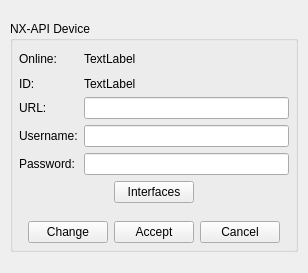
<?xml version="1.0" encoding="UTF-8"?>
<ui version="4.0">
 <class>VMTDNxApiDeviceForm</class>
 <widget class="QWidget" name="VMTDNxApiDeviceForm">
  <property name="geometry">
   <rect>
    <x>0</x>
    <y>0</y>
    <width>308</width>
    <height>273</height>
   </rect>
  </property>
  <property name="windowTitle">
   <string>Form</string>
  </property>
  <property name="windowIcon">
   <iconset resource="../../../resources/VMTDResources.qrc">
    <normaloff>:/favicon.ico</normaloff>:/favicon.ico</iconset>
  </property>
  <layout class="QHBoxLayout" name="horizontalLayout">
   <property name="spacing">
    <number>0</number>
   </property>
   <property name="leftMargin">
    <number>0</number>
   </property>
   <property name="topMargin">
    <number>0</number>
   </property>
   <property name="rightMargin">
    <number>0</number>
   </property>
   <property name="bottomMargin">
    <number>0</number>
   </property>
   <item>
    <spacer name="_7">
     <property name="orientation">
      <enum>Qt::Horizontal</enum>
     </property>
     <property name="sizeHint" stdset="0">
      <size>
       <width>27</width>
       <height>20</height>
      </size>
     </property>
    </spacer>
   </item>
   <item>
    <layout class="QVBoxLayout" name="vl_1">
     <property name="spacing">
      <number>0</number>
     </property>
     <item>
      <spacer name="_14">
       <property name="orientation">
        <enum>Qt::Vertical</enum>
       </property>
       <property name="sizeHint" stdset="0">
        <size>
         <width>20</width>
         <height>40</height>
        </size>
       </property>
      </spacer>
     </item>
     <item>
      <widget class="QWidget" name="w_1" native="true">
       <property name="minimumSize">
        <size>
         <width>306</width>
         <height>0</height>
        </size>
       </property>
       <property name="maximumSize">
        <size>
         <width>306</width>
         <height>16777215</height>
        </size>
       </property>
       <layout class="QVBoxLayout" name="verticalLayout_3">
        <item>
         <widget class="QGroupBox" name="gbNxApiDevice">
          <property name="title">
           <string>NX-API Device</string>
          </property>
          <layout class="QVBoxLayout" name="verticalLayout">
           <property name="leftMargin">
            <number>6</number>
           </property>
           <property name="topMargin">
            <number>6</number>
           </property>
           <property name="rightMargin">
            <number>6</number>
           </property>
           <property name="bottomMargin">
            <number>6</number>
           </property>
           <item>
            <widget class="QWidget" name="wMain" native="true">
             <layout class="QGridLayout" name="gridLayout">
              <property name="leftMargin">
               <number>0</number>
              </property>
              <property name="topMargin">
               <number>0</number>
              </property>
              <property name="rightMargin">
               <number>0</number>
              </property>
              <property name="bottomMargin">
               <number>0</number>
              </property>
              <item row="2" column="1">
               <widget class="QLineEdit" name="leUrl"/>
              </item>
              <item row="4" column="1">
               <widget class="QLineEdit" name="lePassword"/>
              </item>
              <item row="2" column="0">
               <widget class="QLabel" name="_6">
                <property name="text">
                 <string>URL:</string>
                </property>
               </widget>
              </item>
              <item row="3" column="0">
               <widget class="QLabel" name="_4">
                <property name="text">
                 <string>Username:</string>
                </property>
               </widget>
              </item>
              <item row="3" column="1">
               <widget class="QLineEdit" name="leUserName"/>
              </item>
              <item row="0" column="0">
               <widget class="QLabel" name="_3">
                <property name="text">
                 <string>Online:</string>
                </property>
               </widget>
              </item>
              <item row="0" column="1">
               <widget class="QLabel" name="lbOnline">
                <property name="minimumSize">
                 <size>
                  <width>0</width>
                  <height>24</height>
                 </size>
                </property>
                <property name="text">
                 <string>TextLabel</string>
                </property>
               </widget>
              </item>
              <item row="4" column="0">
               <widget class="QLabel" name="_8">
                <property name="text">
                 <string>Password:</string>
                </property>
               </widget>
              </item>
              <item row="1" column="1">
               <widget class="QLabel" name="lbId">
                <property name="text">
                 <string>TextLabel</string>
                </property>
               </widget>
              </item>
              <item row="1" column="0">
               <widget class="QLabel" name="_5">
                <property name="text">
                 <string>ID:</string>
                </property>
               </widget>
              </item>
             </layout>
            </widget>
           </item>
           <item>
            <layout class="QHBoxLayout" name="hl_1">
             <property name="topMargin">
              <number>0</number>
             </property>
             <item>
              <spacer name="_1">
               <property name="orientation">
                <enum>Qt::Horizontal</enum>
               </property>
               <property name="sizeHint" stdset="0">
                <size>
                 <width>40</width>
                 <height>20</height>
                </size>
               </property>
              </spacer>
             </item>
             <item>
              <widget class="QPushButton" name="pbInterfaces">
               <property name="text">
                <string>Interfaces</string>
               </property>
              </widget>
             </item>
             <item>
              <spacer name="_2">
               <property name="orientation">
                <enum>Qt::Horizontal</enum>
               </property>
               <property name="sizeHint" stdset="0">
                <size>
                 <width>40</width>
                 <height>20</height>
                </size>
               </property>
              </spacer>
             </item>
            </layout>
           </item>
           <item>
            <spacer name="_11">
             <property name="orientation">
              <enum>Qt::Vertical</enum>
             </property>
             <property name="sizeType">
              <enum>QSizePolicy::Fixed</enum>
             </property>
             <property name="sizeHint" stdset="0">
              <size>
               <width>20</width>
               <height>12</height>
              </size>
             </property>
            </spacer>
           </item>
           <item>
            <widget class="QWidget" name="wManage" native="true">
             <layout class="QHBoxLayout" name="horizontalLayout_2">
              <property name="leftMargin">
               <number>0</number>
              </property>
              <property name="topMargin">
               <number>0</number>
              </property>
              <property name="rightMargin">
               <number>0</number>
              </property>
              <property name="bottomMargin">
               <number>0</number>
              </property>
              <item>
               <spacer name="_9">
                <property name="orientation">
                 <enum>Qt::Horizontal</enum>
                </property>
                <property name="sizeHint" stdset="0">
                 <size>
                  <width>40</width>
                  <height>20</height>
                 </size>
                </property>
               </spacer>
              </item>
              <item>
               <widget class="QPushButton" name="pbChange">
                <property name="text">
                 <string>Change</string>
                </property>
               </widget>
              </item>
              <item>
               <widget class="QPushButton" name="pbAccept">
                <property name="text">
                 <string>Accept</string>
                </property>
               </widget>
              </item>
              <item>
               <widget class="QPushButton" name="pbCancel">
                <property name="text">
                 <string>Cancel</string>
                </property>
               </widget>
              </item>
              <item>
               <spacer name="_10">
                <property name="orientation">
                 <enum>Qt::Horizontal</enum>
                </property>
                <property name="sizeHint" stdset="0">
                 <size>
                  <width>40</width>
                  <height>20</height>
                 </size>
                </property>
               </spacer>
              </item>
             </layout>
            </widget>
           </item>
          </layout>
         </widget>
        </item>
       </layout>
      </widget>
     </item>
     <item>
      <spacer name="_13">
       <property name="orientation">
        <enum>Qt::Vertical</enum>
       </property>
       <property name="sizeHint" stdset="0">
        <size>
         <width>20</width>
         <height>40</height>
        </size>
       </property>
      </spacer>
     </item>
    </layout>
   </item>
   <item>
    <spacer name="_12">
     <property name="orientation">
      <enum>Qt::Horizontal</enum>
     </property>
     <property name="sizeHint" stdset="0">
      <size>
       <width>27</width>
       <height>20</height>
      </size>
     </property>
    </spacer>
   </item>
  </layout>
 </widget>
 <resources>
  <include location="../../../resources/VMTDResources.qrc"/>
 </resources>
 <connections/>
</ui>
